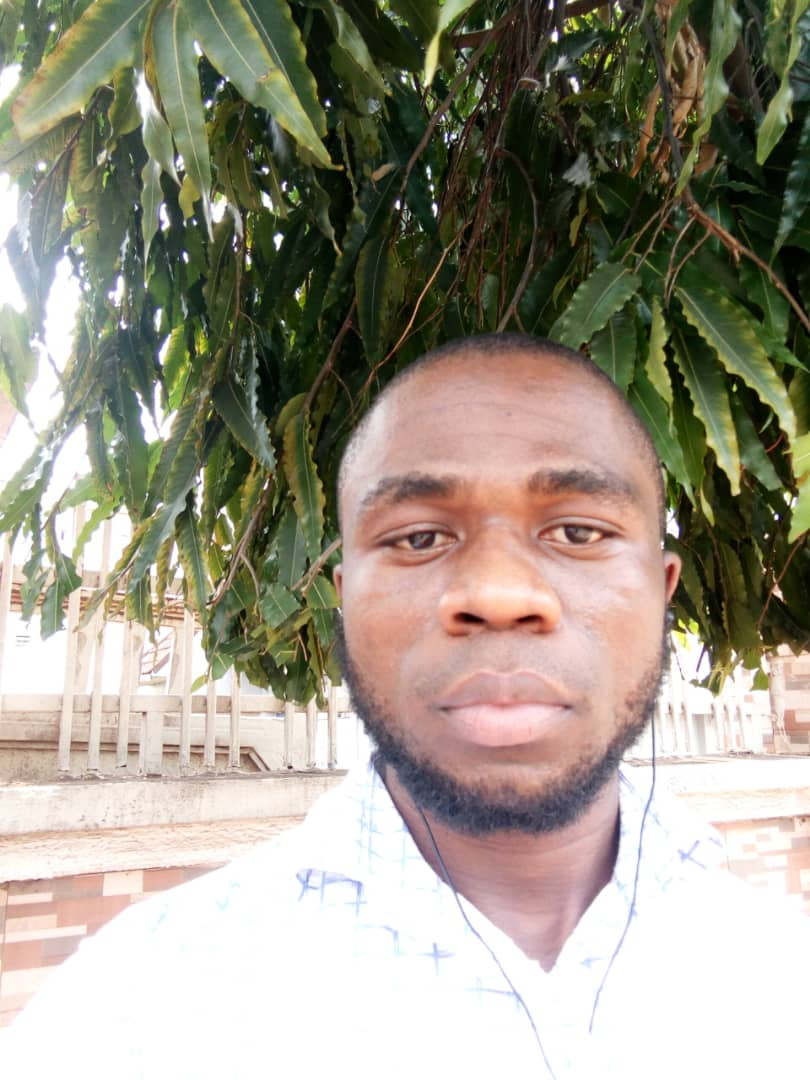
#> input picture frontend/media/photo/george3.jpeg, 810 x 1080 px
$ python -i train_model_eye.py   (imports and definitions only)
#> lines starting #> are read from the running program, lines starting #| are printed output that depends on the picture
#> further down, picture is the input picture: shape (1080, 810, 3); mean B, G, R 135.6, 150.9, 156.4
import cv2
import os
import numpy as np

def preprocess_image(image):
    gray = cv2.cvtColor(image, cv2.COLOR_BGR2GRAY)
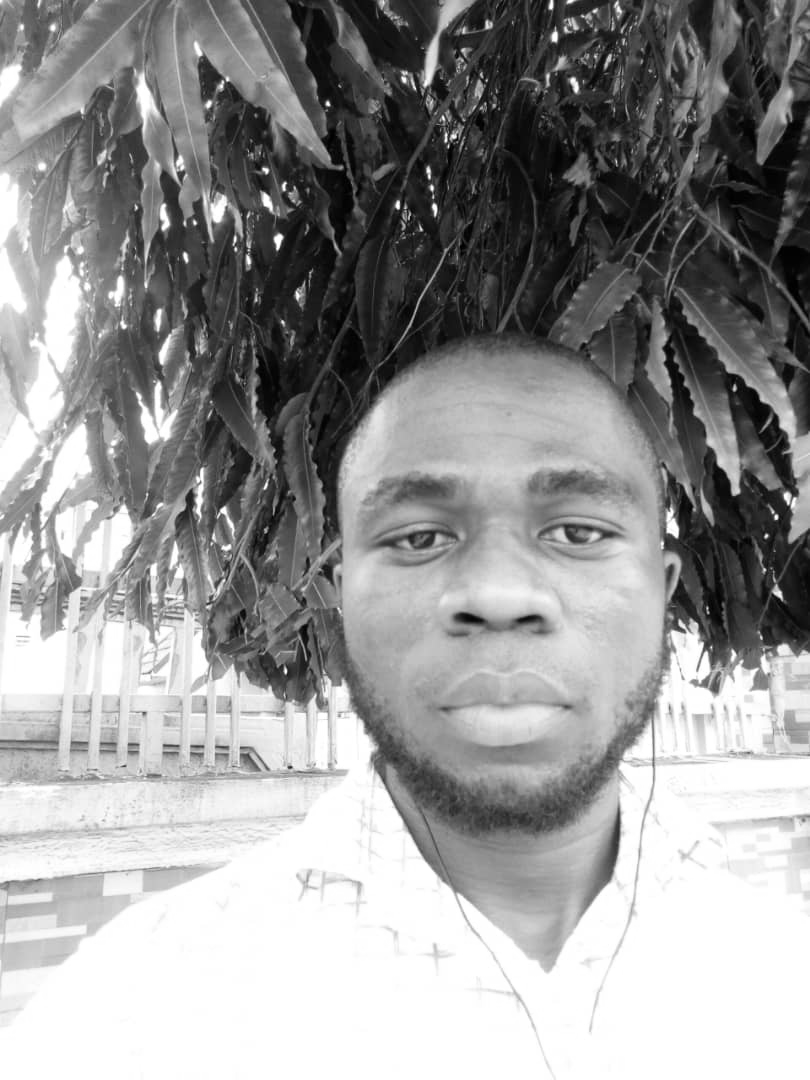
#> gray: shape (1080, 810); min 0, max 255, mean 150.8
    face_classifier = cv2.CascadeClassifier(cv2.data.haarcascades + "haarcascade_frontalface_default.xml")
    faces = face_classifier.detectMultiScale(gray, scaleFactor=1.1, minNeighbors=5, minSize=(40, 40))
#> faces = [[21, 377, 47, 47], [289, 358, 417, 417]]
    dataset = []
    for (x, y, w, h) in faces:
        face = gray[y:y+h, x:x+w]
        face = cv2.resize(face, (100, 100))
        dataset.append(face)
#> this loop made 2 passes
#> pass 1, in preprocess_image, `face = gray[y:y+h, x:x+w]`:
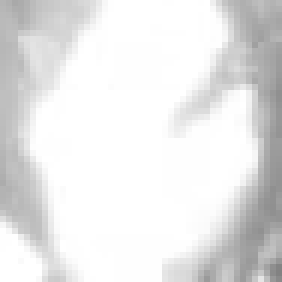
#> face: shape (47, 47) (shown 6 times larger); min 130, max 255, mean 230.3
#> pass 2, in preprocess_image, `face = gray[y:y+h, x:x+w]`:
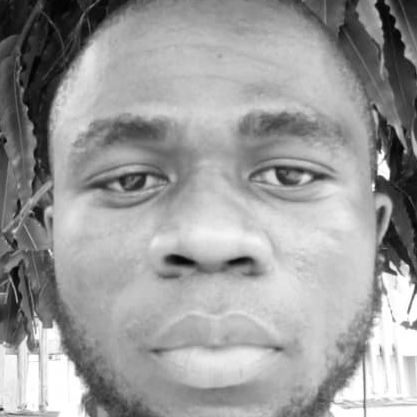
#> face: shape (417, 417); min 1, max 255, mean 155.9
#> pass 2, in preprocess_image, `face = cv2.resize(face, (100, 100))`:
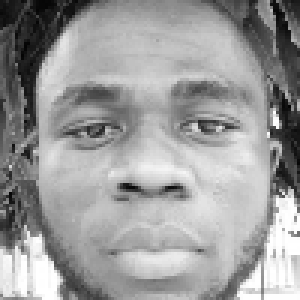
#> face: shape (100, 100) (shown 3 times larger); min 4, max 255, mean 155.7
#> after the loop, dataset = 2 items
    return dataset

def encode_labels(labels):
    unique_labels = set(labels)
    label_encoding = {label: index for index, label in enumerate(unique_labels)}
    labels_encoded = [label_encoding[label] for label in labels]
    return labels_encoded

def train_eye_recognition_model(photo_directory, model_path):
    photo_files = os.listdir(photo_directory)
    dataset = []
    labels = []
    for photo_file in photo_files:
        photo_path = os.path.join(photo_directory, photo_file)
        if os.path.isdir(photo_path):
            for file in os.listdir(photo_path):
                image_path = os.path.join(photo_path, file)
                image = cv2.imread(image_path)
                preprocessed_images = preprocess_image(image)
                dataset.extend(preprocessed_images)
                labels.extend([photo_file] * len(preprocessed_images))
    dataset = np.array(dataset)
    labels_encoded = encode_labels(labels)
    labels_umat = cv2.UMat(np.array(labels_encoded))
    recognizer = cv2.face.LBPHFaceRecognizer_create()
    recognizer.train(dataset, labels_umat)
    recognizer.save(model_path)

# Directory containing the photos
photo_directory = 'frontend/media/photo/'

# Save the trained model to a file
model_path = 'trained_models/model.yml'

# Train the eye recognition model
# [1 line not run here, left out]

>>> import cv2
>>> picture = cv2.imread('frontend/media/photo/george3.jpeg')
>>> result = preprocess_image(picture)
#> result = 2 items
